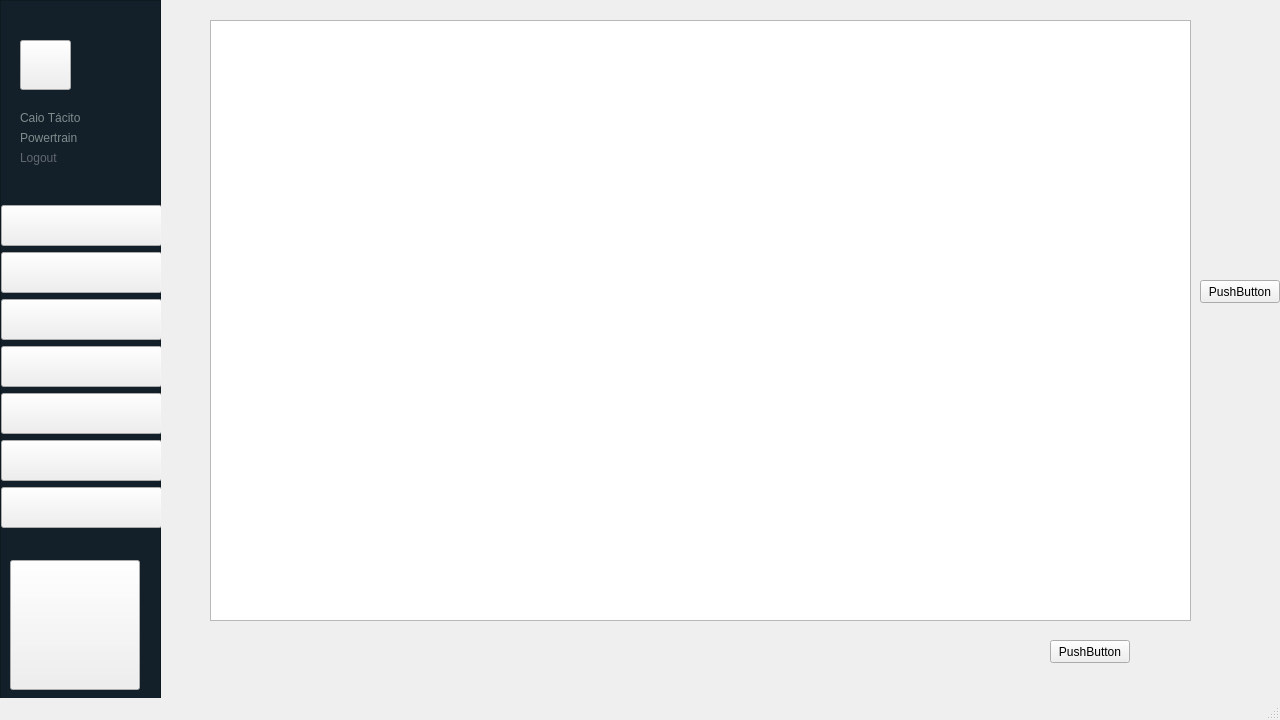
<?xml version="1.0" encoding="UTF-8"?>
<ui version="4.0">
 <class>Backlog</class>
 <widget class="QMainWindow" name="Backlog">
  <property name="geometry">
   <rect>
    <x>0</x>
    <y>0</y>
    <width>1280</width>
    <height>720</height>
   </rect>
  </property>
  <property name="minimumSize">
   <size>
    <width>1280</width>
    <height>720</height>
   </size>
  </property>
  <property name="maximumSize">
   <size>
    <width>1280</width>
    <height>720</height>
   </size>
  </property>
  <property name="windowTitle">
   <string>MainWindow</string>
  </property>
  <widget class="QWidget" name="centralwidget">
   <widget class="QFrame" name="frame">
    <property name="geometry">
     <rect>
      <x>0</x>
      <y>0</y>
      <width>161</width>
      <height>731</height>
     </rect>
    </property>
    <property name="sizePolicy">
     <sizepolicy hsizetype="Fixed" vsizetype="Fixed">
      <horstretch>0</horstretch>
      <verstretch>0</verstretch>
     </sizepolicy>
    </property>
    <property name="minimumSize">
     <size>
      <width>161</width>
      <height>0</height>
     </size>
    </property>
    <property name="maximumSize">
     <size>
      <width>161</width>
      <height>16777215</height>
     </size>
    </property>
    <property name="styleSheet">
     <string notr="true">QFrame#frame
{
	background-color: rgb(20, 32, 41);
}</string>
    </property>
    <property name="frameShape">
     <enum>QFrame::StyledPanel</enum>
    </property>
    <property name="frameShadow">
     <enum>QFrame::Raised</enum>
    </property>
    <widget class="QPushButton" name="btn_cheetah">
     <property name="geometry">
      <rect>
       <x>10</x>
       <y>560</y>
       <width>130</width>
       <height>130</height>
      </rect>
     </property>
     <property name="sizePolicy">
      <sizepolicy hsizetype="Fixed" vsizetype="Fixed">
       <horstretch>0</horstretch>
       <verstretch>0</verstretch>
      </sizepolicy>
     </property>
     <property name="minimumSize">
      <size>
       <width>130</width>
       <height>130</height>
      </size>
     </property>
     <property name="maximumSize">
      <size>
       <width>130</width>
       <height>130</height>
      </size>
     </property>
     <property name="styleSheet">
      <string notr="true">QPushButton#btn_cheetah
{
    border-image:url(:/new/prefix1/logos/cheetah.png);
}
</string>
     </property>
     <property name="text">
      <string/>
     </property>
    </widget>
    <widget class="QLabel" name="subequipe">
     <property name="geometry">
      <rect>
       <x>20</x>
       <y>130</y>
       <width>151</width>
       <height>15</height>
      </rect>
     </property>
     <property name="sizePolicy">
      <sizepolicy hsizetype="Minimum" vsizetype="Minimum">
       <horstretch>0</horstretch>
       <verstretch>0</verstretch>
      </sizepolicy>
     </property>
     <property name="maximumSize">
      <size>
       <width>16777215</width>
       <height>15</height>
      </size>
     </property>
     <property name="styleSheet">
      <string notr="true">QLabel 
{ 
	color : rgb(127, 140, 141);
	font: 9pt &quot;Segoe UI Light&quot;;
}</string>
     </property>
     <property name="text">
      <string>Powertrain</string>
     </property>
    </widget>
    <widget class="QPushButton" name="btn_dashboard">
     <property name="geometry">
      <rect>
       <x>1</x>
       <y>252</y>
       <width>161</width>
       <height>41</height>
      </rect>
     </property>
     <property name="sizePolicy">
      <sizepolicy hsizetype="Fixed" vsizetype="Fixed">
       <horstretch>0</horstretch>
       <verstretch>0</verstretch>
      </sizepolicy>
     </property>
     <property name="minimumSize">
      <size>
       <width>161</width>
       <height>41</height>
      </size>
     </property>
     <property name="text">
      <string/>
     </property>
    </widget>
    <widget class="QPushButton" name="btn_menu">
     <property name="geometry">
      <rect>
       <x>1</x>
       <y>205</y>
       <width>161</width>
       <height>41</height>
      </rect>
     </property>
     <property name="sizePolicy">
      <sizepolicy hsizetype="Fixed" vsizetype="Fixed">
       <horstretch>0</horstretch>
       <verstretch>0</verstretch>
      </sizepolicy>
     </property>
     <property name="minimumSize">
      <size>
       <width>161</width>
       <height>41</height>
      </size>
     </property>
     <property name="text">
      <string/>
     </property>
    </widget>
    <widget class="QPushButton" name="btn_kanban">
     <property name="geometry">
      <rect>
       <x>1</x>
       <y>299</y>
       <width>161</width>
       <height>41</height>
      </rect>
     </property>
     <property name="sizePolicy">
      <sizepolicy hsizetype="Fixed" vsizetype="Fixed">
       <horstretch>0</horstretch>
       <verstretch>0</verstretch>
      </sizepolicy>
     </property>
     <property name="minimumSize">
      <size>
       <width>161</width>
       <height>41</height>
      </size>
     </property>
     <property name="text">
      <string/>
     </property>
    </widget>
    <widget class="QPushButton" name="btn_anuncios">
     <property name="geometry">
      <rect>
       <x>1</x>
       <y>346</y>
       <width>161</width>
       <height>41</height>
      </rect>
     </property>
     <property name="sizePolicy">
      <sizepolicy hsizetype="Fixed" vsizetype="Fixed">
       <horstretch>0</horstretch>
       <verstretch>0</verstretch>
      </sizepolicy>
     </property>
     <property name="minimumSize">
      <size>
       <width>161</width>
       <height>41</height>
      </size>
     </property>
     <property name="text">
      <string/>
     </property>
    </widget>
    <widget class="QPushButton" name="btn_backlog">
     <property name="geometry">
      <rect>
       <x>1</x>
       <y>393</y>
       <width>161</width>
       <height>41</height>
      </rect>
     </property>
     <property name="minimumSize">
      <size>
       <width>161</width>
       <height>41</height>
      </size>
     </property>
     <property name="maximumSize">
      <size>
       <width>150</width>
       <height>16777215</height>
      </size>
     </property>
     <property name="text">
      <string/>
     </property>
    </widget>
    <widget class="QPushButton" name="btn_projeto">
     <property name="geometry">
      <rect>
       <x>1</x>
       <y>440</y>
       <width>161</width>
       <height>41</height>
      </rect>
     </property>
     <property name="minimumSize">
      <size>
       <width>161</width>
       <height>41</height>
      </size>
     </property>
     <property name="maximumSize">
      <size>
       <width>150</width>
       <height>16777215</height>
      </size>
     </property>
     <property name="text">
      <string/>
     </property>
    </widget>
    <widget class="QPushButton" name="btn_sair">
     <property name="geometry">
      <rect>
       <x>1</x>
       <y>487</y>
       <width>161</width>
       <height>41</height>
      </rect>
     </property>
     <property name="minimumSize">
      <size>
       <width>161</width>
       <height>41</height>
      </size>
     </property>
     <property name="maximumSize">
      <size>
       <width>150</width>
       <height>16777215</height>
      </size>
     </property>
     <property name="text">
      <string/>
     </property>
    </widget>
    <widget class="QPushButton" name="user_picture">
     <property name="geometry">
      <rect>
       <x>20</x>
       <y>40</y>
       <width>51</width>
       <height>50</height>
      </rect>
     </property>
     <property name="sizePolicy">
      <sizepolicy hsizetype="Fixed" vsizetype="Fixed">
       <horstretch>0</horstretch>
       <verstretch>0</verstretch>
      </sizepolicy>
     </property>
     <property name="minimumSize">
      <size>
       <width>51</width>
       <height>50</height>
      </size>
     </property>
     <property name="styleSheet">
      <string notr="true">QPushButton#user_picture
{
    border-image:url(:/new/prefix1/icons/user_icon.png);
}

QPushButton#user_picture:hover
{
    border-image:url(:/new/prefix1/icons/user_icon_hover.png);
}

QPushButton#user_picture:pressed
{
    border-image:url(:/new/prefix1/icons/user_icon_pressed.png);
}

</string>
     </property>
     <property name="text">
      <string/>
     </property>
    </widget>
    <widget class="QLabel" name="username">
     <property name="geometry">
      <rect>
       <x>20</x>
       <y>110</y>
       <width>151</width>
       <height>15</height>
      </rect>
     </property>
     <property name="sizePolicy">
      <sizepolicy hsizetype="Minimum" vsizetype="Minimum">
       <horstretch>0</horstretch>
       <verstretch>0</verstretch>
      </sizepolicy>
     </property>
     <property name="maximumSize">
      <size>
       <width>16777215</width>
       <height>15</height>
      </size>
     </property>
     <property name="styleSheet">
      <string notr="true">QLabel 
{ 
	color : rgb(127, 140, 141);
	font: 10pt &quot;Segoe UI Light&quot;;
}</string>
     </property>
     <property name="text">
      <string>Caio Tácito</string>
     </property>
    </widget>
    <widget class="QLabel" name="username_2">
     <property name="geometry">
      <rect>
       <x>20</x>
       <y>150</y>
       <width>42</width>
       <height>15</height>
      </rect>
     </property>
     <property name="sizePolicy">
      <sizepolicy hsizetype="Maximum" vsizetype="Maximum">
       <horstretch>0</horstretch>
       <verstretch>0</verstretch>
      </sizepolicy>
     </property>
     <property name="maximumSize">
      <size>
       <width>16777215</width>
       <height>15</height>
      </size>
     </property>
     <property name="styleSheet">
      <string notr="true">QLabel 
{ 
	color : rgb(96, 103, 112);
	font: 8pt &quot;Segoe UI Light&quot;;
}</string>
     </property>
     <property name="text">
      <string>Logout</string>
     </property>
    </widget>
   </widget>
   <widget class="QTableView" name="tableView">
    <property name="geometry">
     <rect>
      <x>210</x>
      <y>20</y>
      <width>981</width>
      <height>601</height>
     </rect>
    </property>
   </widget>
   <widget class="QPushButton" name="btn_atualiza">
    <property name="geometry">
     <rect>
      <x>1050</x>
      <y>640</y>
      <width>80</width>
      <height>23</height>
     </rect>
    </property>
    <property name="text">
     <string>PushButton</string>
    </property>
   </widget>
   <widget class="QPushButton" name="btn_planejar">
    <property name="geometry">
     <rect>
      <x>1200</x>
      <y>280</y>
      <width>80</width>
      <height>23</height>
     </rect>
    </property>
    <property name="text">
     <string>PushButton</string>
    </property>
   </widget>
  </widget>
  <widget class="QMenuBar" name="menubar">
   <property name="geometry">
    <rect>
     <x>0</x>
     <y>0</y>
     <width>1280</width>
     <height>20</height>
    </rect>
   </property>
  </widget>
  <widget class="QStatusBar" name="statusbar"/>
 </widget>
 <resources/>
 <connections/>
</ui>
